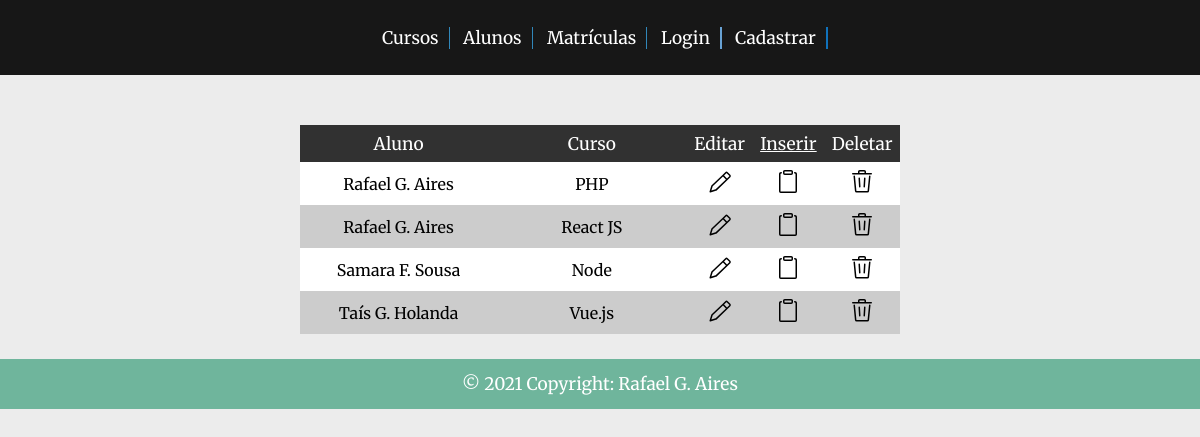
The app's page /site/registration.php with its own data.
### tables this page shows
CREATE TABLE `students_course` (
  `student_course_id` int(11) NOT NULL,
  `student_id` int(11) NOT NULL,
  `course_id` int(11) NOT NULL
);

CREATE TABLE `users` (
  `user_id` int(11) NOT NULL,
  `user` varchar(100) NOT NULL,
  `year` date NOT NULL,
  `email` varchar(75) NOT NULL,
  `password` varchar(50) NOT NULL,
  `signup_date` datetime NOT NULL
);

CREATE TABLE `course` (
  `course_id` int(11) NOT NULL,
  `course_name` varchar(250) NOT NULL,
  `workload` int(11) NOT NULL
);

### site/php/rows-query(registration).php (called while the page is built)
<?php
$sql = "select student_course_id, users.user, course.course_name from students_course join users on students_course.student_id = users.user_id join course on students_course.course_id = course.course_id";
$result = mysqli_query($connection, $sql);
?>

### site/registration.php (the view, shortened to what this page needs)
<?php
include("../db/connection.php");
include("php/rows-query(registration).php");
?>
<!DOCTYPE html>
<html lang="en">
<head>
    <link rel="stylesheet" href="css/index.css">
    <link rel="stylesheet" href="css/tables.css">
    <link rel="stylesheet" href="css/modals.css">
</head>
<body>
    <header.>
        <div class="underHeader">
            <ul>
                <li><a href="courses.php">Cursos</a></li>
                <li><a href="students.php">Alunos</a></li>
                <li><a href="registration.php">Matrículas</a></li>
                <?php
                    if (!isset($_SESSION["authenticated"])):
                ?>
                    <li class="userName"><a href="login.php">Login</a></li>
                    <li class="enter"><a href="signup.php">Cadastrar</a></li>
                <?php
                    endif;
                ?>
            </ul>
        </div>
    <section>
        <div class="sectionCard">
            <div class="table">
                <table class="t01">
                    <tr>
                        <th>Aluno</th>
                        <th>Curso</th>
                        <th>Editar</th>
                        <th><a href="?insert=" style="color: #ffffff;">Inserir</a></th>
                        <th>Deletar</th>
                    </tr>
                    <tr>
                    <?php
                        while ($rows = mysqli_fetch_assoc($result)) {
                    ?>
                        <tr>
                            <td><?php echo $rows["user"]; ?></td>
                            <td><?php echo $rows["course_name"]; ?></td>
                            <td><a href="?edit=<?php echo $rows["student_course_id"]; ?>"><img src="icons/pencil-24.svg" alt="Edit button"></a></td>
                            <td><a href="?insert=<?php echo $rows["student_course_id"]; ?>"><img src="icons/clippy-24.svg" alt="Clippy button"></a></td>
                            <td><a href="?delete=<?php echo $rows["student_course_id"]; ?>"><img src="icons/trash-24.svg" alt="Trash button"></a></td>
                        </tr>
                    <?php
                        }
                    ?>
                </table>
            </div>
        </div>
    </section>
    <footer>
        <div class="footer">
            <p>© 2021 Copyright: Rafael G. Aires</p>
        </div>
    </footer>
</body>
</html>

### site/css/index.css (style rules this page uses)
* { margin: 0; padding: 0; box-sizing: border-box; }
body { font-family: 'Merriweather', serif; background-color: #ececec; }
.underHeader { height: 75px; display: flex; justify-content: center; align-items: center; position: sticky; top: 0px; background-color: #000000e6; }
.underHeader ul { text-align: right; vertical-align: middle; text-align: center; padding: 10px; }
.underHeader ul li { list-style-type: none; display: inline-block; margin: 0px 0px 0px 10px; padding-right: 10px; border-right: 1px solid #3187b9; }
.underHeader ul li a { text-decoration: none; font-size: 13pt; color: #ffffff; }
.underHeader li { display: inline-block; vertical-align: middle; -webkit-transform: perspective(1px) translateZ(0); transform: perspective(1px) translateZ(0); box-shadow: 0 0 1px rgba(0, 0, 0, 0); position: relative; }
.underHeader li:before { content: ""; position: absolute; z-index: -1; left: 0; right: 100%; bottom: 0; background: #3187b9; height: 2px; -webkit-transition-property: right; transition-property: right; -webkit-transition-duration: 0.3s; transition-duration: 0.3s; -webkit-transition-timing-function: ease-out; transition-timing-function: ease-out; }
.underHeader .enter { border-right: 2px solid #1072bc; }
.underHeader .enter { display: inline-block; vertical-align: middle; -webkit-transform: perspective(1px) translateZ(0); transform: perspective(1px) translateZ(0); box-shadow: 0 0 1px rgba(0, 0, 0, 0); position: relative; }
.underHeader .enter:before { content: ""; position: absolute; z-index: -1; left: 0; right: 100%; bottom: 0; background: #1072bc; height: 2px; -webkit-transition-property: right; transition-property: right; -webkit-transition-duration: 0.3s; transition-duration: 0.3s; -webkit-transition-timing-function: ease-out; transition-timing-function: ease-out; }
.underHeader .userName { border-right: 2px solid #68a2d4; }
.underHeader .userName { display: inline-block; vertical-align: middle; -webkit-transform: perspective(1px) translateZ(0); transform: perspective(1px) translateZ(0); box-shadow: 0 0 1px rgba(0, 0, 0, 0); position: relative; }
.underHeader .userName:before { content: ""; position: absolute; z-index: -1; left: 0; right: 100%; bottom: 0; background: #68a2d4; height: 2px; -webkit-transition-property: right; transition-property: right; -webkit-transition-duration: 0.3s; transition-duration: 0.3s; -webkit-transition-timing-function: ease-out; transition-timing-function: ease-out; }
.footer { clear: both; display: flex; justify-content: center; align-items: center; background-color: #6fb59c; color: #ffffff; height: 50px; font-size: 13pt; }

### site/css/tables.css (style rules this page uses)
.table { display: flex; justify-content: center; align-items: center; margin: 50px auto 25px auto; }
.table table, th, td { width: 50%; padding: 7.5px; border: none; border-collapse: collapse; }
.t01 th { font-weight: normal; font-size: 13pt; background-color: #313131; color: white; }
.t01 tr:nth-child(even) { background-color: #cccccc; }
.t01 tr:nth-child(odd) { background-color: #ffffff; }
.t01 tr td { text-align: center; }
.t01 tr td a { text-decoration: none; color: #000000; }

### records on screen
students_course: student.user "Rafael G. Aires", course.course_name "PHP"
students_course: student.user "Rafael G. Aires", course.course_name "React JS"
students_course: student.user "Samara F. Sousa", course.course_name "Node"
students_course: student.user "Taís G. Holanda", course.course_name "Vue.js"
